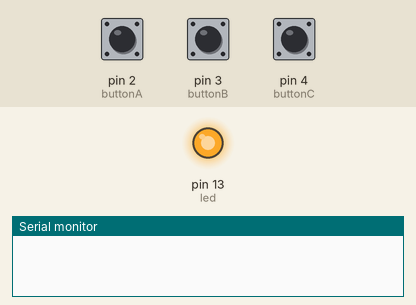
A sketch run on a simulated Arduino Uno, built with avr-gcc and run on an emulated ATmega328P. Parts: output pins drawn as LEDs (lit = HIGH), the last lines printed to the serial monitor. Inputs (shaded band) come from the test bench; at power-on: pin 2 (buttonA) LOW, pin 3 (buttonB) LOW, pin 4 (buttonC) LOW.

Above: at 1.2 s.
1.3 s: pin 2 (buttonA) pulled HIGH for 0.15 s
At 1.42 s:
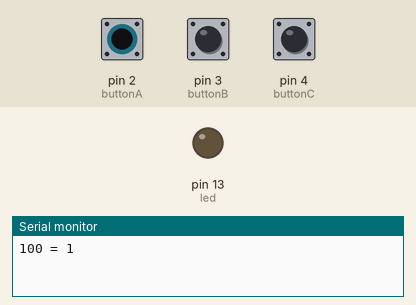
2.9 s: pin 3 (buttonB) pulled HIGH for 1 s
At 4.4 s:
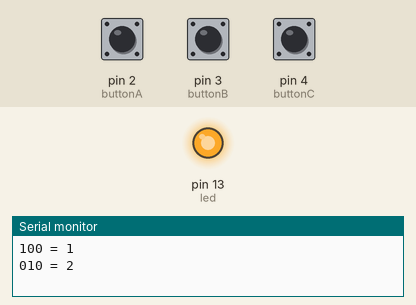
5.4 s: pin 4 (buttonC) pulled HIGH for 0.15 s
At 6.3 s:
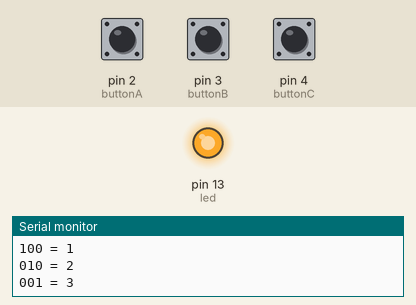
7.0 s: pin 2 (buttonA) pulled HIGH for 1 s
At 7.8 s:
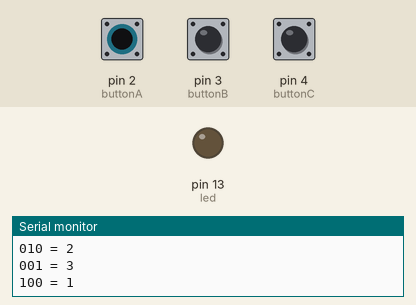
9.5 s: pin 2 (buttonA) pulled HIGH for 3.2 s
At 13.5 s:
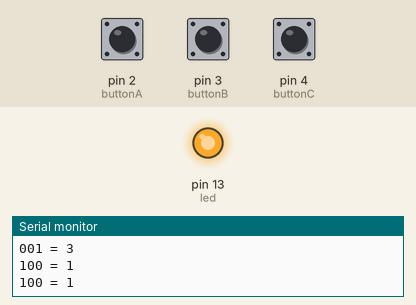
14.2 s: pin 3 (buttonB) pulled HIGH for 3.2 s
At 15.4 s:
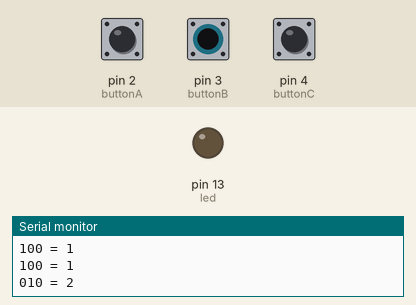
Timing chart, 0 to 18.9 s (numbered marks = the images above; inputs shaded):
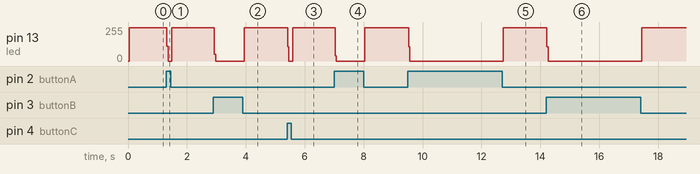

The sketch:

digital_Input_3pins_8states.ino
```cpp
int led = 13; // represents "000" state.
String c = ""; // [c]urrent button
int buttonA = 2;
int buttonB = 3;
int buttonC = 4;


void setup() {
  Serial.begin(9200);
  pinMode(led, OUTPUT);
  pinMode(buttonA, INPUT);
  pinMode(buttonB, INPUT);
  pinMode(buttonC, INPUT);
}

void loop() {
  int stateA = digitalRead(buttonA);
  int stateB = digitalRead(buttonB);
  int stateC = digitalRead(buttonC);
  String bc = ""; // [b]utton [c]ode
  bc += String(stateA)+String(stateB)+String(stateC);

  digitalWrite(led, 0);
  if      (bc == "100") { if (c != "1") { c = "1"; Serial.println(bc+" = 1"); } }
  else if (bc == "010") { if (c != "2") { c = "2"; Serial.println(bc+" = 2"); } }
  else if (bc == "001") { if (c != "3") { c = "3"; Serial.println(bc+" = 3"); } }
  else if (bc == "110") { if (c != "4") { c = "4"; Serial.println(bc+" = 4"); } }
  else if (bc == "101") { if (c != "5") { c = "5"; Serial.println(bc+" = 5"); } }
  else if (bc == "011") { if (c != "6") { c = "6"; Serial.println(bc+" = 6"); } }
  else if (bc == "111") { if (c != "7") { c = "7"; Serial.println(bc+" = 7"); } }
  else { c = "";  digitalWrite(led, 1); } // bc == "000"

  delay(1);
}
```

Measured:
- after the input at 1.3 s, pin 13 (led): 248/255 → 0/255 at once, → 248/255 0.17 s later
- after the input at 2.9 s, pin 13 (led): 248/255 → 0/255 at once, → 248/255 1.0 s later
- after the input at 5.4 s, pin 13 (led): 248/255 → 0/255 at once, → 248/255 0.17 s later
- after the input at 7.0 s, pin 13 (led): 248/255 → 0/255 at once, → 248/255 1.0 s later
- after the input at 9.5 s, pin 13 (led): 248/255 → 0/255 at once, → 248/255 3.2 s later
- after the input at 14.2 s, pin 13 (led): 248/255 → 0/255 at once, → 248/255 3.2 s later
